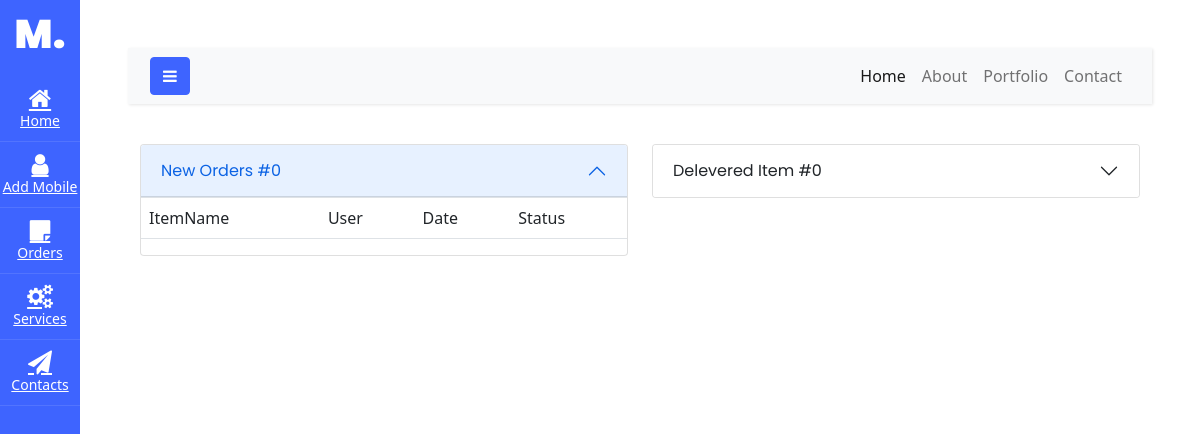
The page /mobile/orders/list (signed in) on the database as committed earlier.
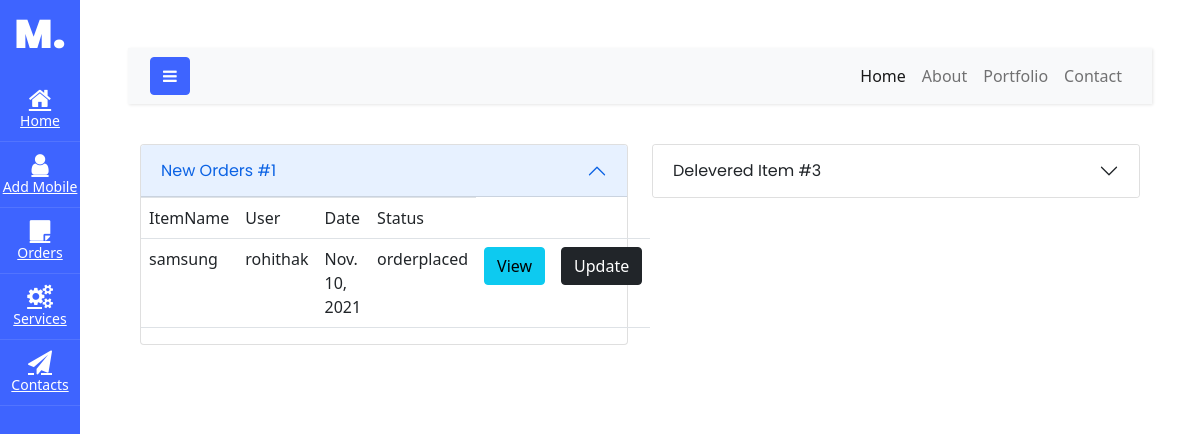
The same page on the database as committed later.
### mobile/models.py (models this page shows, shortened)
class Orders(models.Model):
    item=models.ForeignKey(mobile,on_delete=models.CASCADE)
    user=models.CharField(max_length=40)
    address=models.CharField(max_length=120)
    date_order=models.DateField(auto_now_add=True)
    options=(
        ("orderplaced","oredrplaced"),
        ("dispatch","dispatch"),
        ("intransit","intransit"),
        ("delivered","delivered"),
        ("order_cancelled","order_cancelled")
    )
    status=models.CharField(max_length=120,choices=options,default="orderplaced")
    expected_delivery_date=models.DateField(null=True,blank=True)

class Mobile(models.Model):
    mobile_name=models.CharField(unique=True,max_length=50)
    color=models.CharField(max_length=70)
    ram=models.PositiveIntegerField()
    price=models.PositiveIntegerField()
    availability=models.PositiveIntegerField()
    image=models.ImageField(upload_to="images",null=True)

### mobile/views.py (the view)
# urls.py: path("orders/list",views.Vieworders.as_view(),name="customerorders"),
@method_decorator(admin_permission_required,name="dispatch")
class Vieworders(ListView):
    model=Orders
    template_name = "customer_orders.html"
    context_object_name = "orders"
    def get_context_data(self, *, object_list=None, **kwargs):
        context=super().get_context_data(**kwargs)
        neworders=self.model.objects.filter(status="orderplaced")
        context["neworders"]=neworders
        d_orders=self.model.objects.filter(status="delivered")
        context["d_orders"]=d_orders
        context["neworders_count"]=neworders.count()
        context["d_orders_count"]=d_orders.count()
        return context

### mobile/templates/customer_orders.html (shortened to what this page needs)
<!DOCTYPE html>
{%extends 'page.html'%}
{%block body_block%}
<html lang="en">
<head>
    <link href="https://cdn.jsdelivr.net/npm/bootstrap@5.1.3/dist/css/bootstrap.min.css" rel="stylesheet"
>
</head>
<body>
<div class="container">
    <div class="row">
        <div class="col-6">
            <div class="accordion-item">
                <h2 class="accordion-header" id="headingOne">
                    <button class="accordion-button" type="button" data-bs-toggle="collapse"
                            data-bs-target="#collapseOne" aria-expanded="true" aria-controls="collapseOne">
                        New Orders #{{neworders.count}}
                    </button>
                </h2>
                <div id="collapseOne" class="accordion-collapse collapse show" aria-labelledby="headingOne"
                     data-bs-parent="#accordionExample">
                    <table class="table">
                        <tr>
                            <td>ItemName</td>
                            <td>User</td>
                            <td>Date</td>
                            <td>Status</td>
                        </tr>
                        {%for order in neworders%}
                        <tr>
                            <td>{{order.item.mobile_name}}</td>
                            <td>{{order.user}}</td>
                            <td>{{order.date_order}}</td>
                            <td>{{order.status}}</td>
                            <td><a href="{%url 'newordermobile' order.id%}" class="btn btn-info">View</a></td>
                            <td><a href="{%url 'updateorder' order.id%}" class="btn btn-dark">Update</a></td>
                        </tr>
                        {%endfor%}
                    </table>
                </div>
            </div>
        </div>
        <div class="col-6">
            <div class="accordion-item">
                <h2 class="accordion-header" id="headingTwo">
                    <button class="accordion-button collapsed" type="button" data-bs-toggle="collapse"
                            data-bs-target="#collapseTwo" aria-expanded="false" aria-controls="collapseTwo">
                        Delevered Item #{{d_orders.count}}
                    </button>
                </h2>
            </div>
        </div>
    </div>
</div>
</body>
</html>
{%endblock%}

Rows that differ between the two databases and show on the page:
added Orders: item.mobile_name "samsung", user "rohithak", date_order "Nov. 10, 2021", status "orderplaced"
Other text that changed with them:
{{ neworders.count }}: "0" → "1"
{{ d_orders.count }}: "0" → "3"
